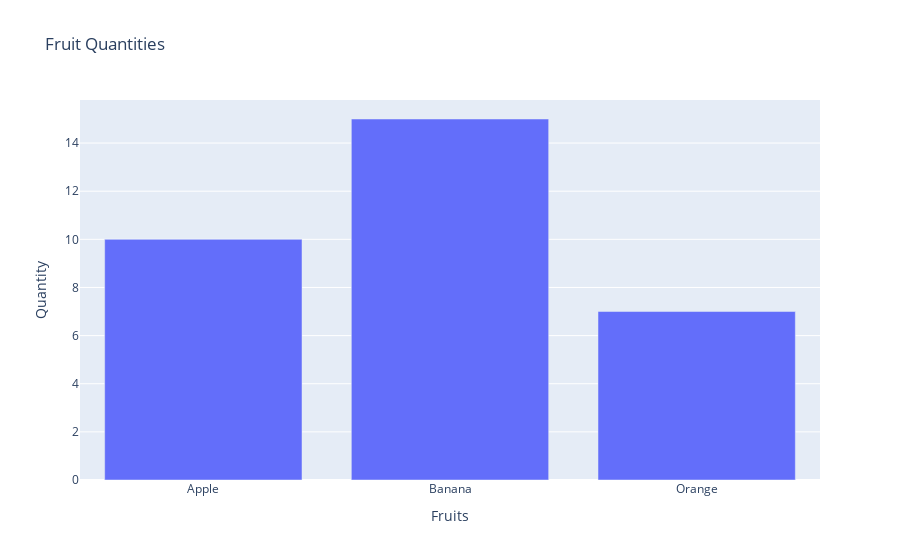

Notebook code cell kept with this figure:
### Markdown cell above
### 5. Generate a bar plot using Plotly.

### Code cell
import plotly.express as px

data = {'Fruits': ['Apple', 'Banana', 'Orange'], 'Quantity': [10, 15, 7]}
df = pd.DataFrame(data)
fig = px.bar(df, x='Fruits', y='Quantity', title='Fruit Quantities')
fig.show()

### Figure 1 — Plotly figure (JSON) as saved in the notebook; plotly's stock layout.template omitted (floating-point values rounded to 4 significant figures)
{"data": [{"hovertemplate": "Fruits=%{x}<br>Quantity=%{y}<extra></extra>", "legendgroup": "", "marker": {"color": "#636efa", "pattern": {"shape": ""}}, "name": "", "orientation": "v", "showlegend": false, "textposition": "auto", "type": "bar", "x": ["Apple", "Banana", "Orange"], "xaxis": "x", "y": [10, 15, 7], "yaxis": "y"}], "layout": {"barmode": "relative", "legend": {"tracegroupgap": 0}, "title": {"text": "Fruit Quantities"}, "xaxis": {"anchor": "y", "domain": [0, 1], "title": {"text": "Fruits"}}, "yaxis": {"anchor": "x", "domain": [0, 1], "title": {"text": "Quantity"}}}}
